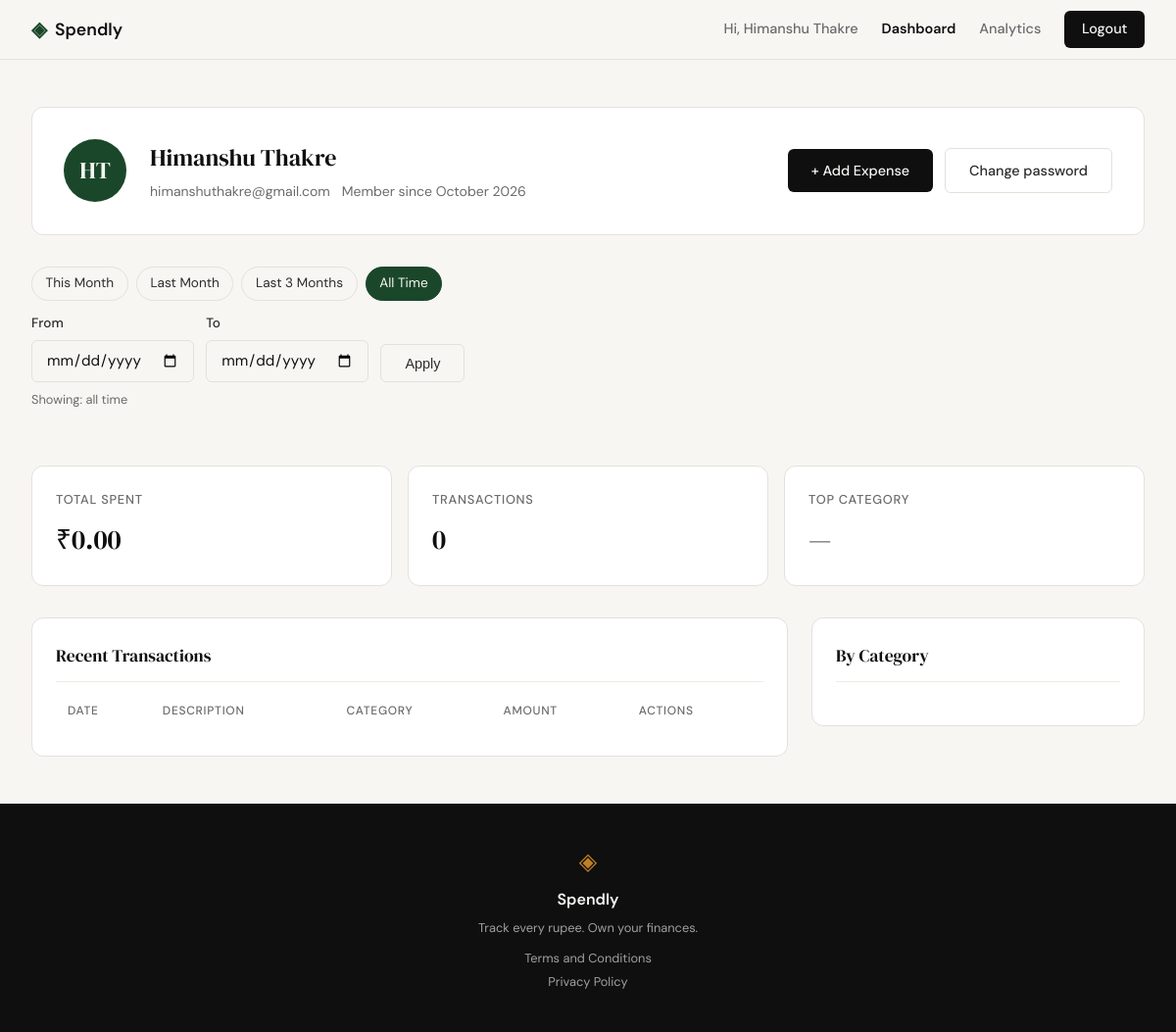
The page /profile (signed in) on the database as committed earlier.
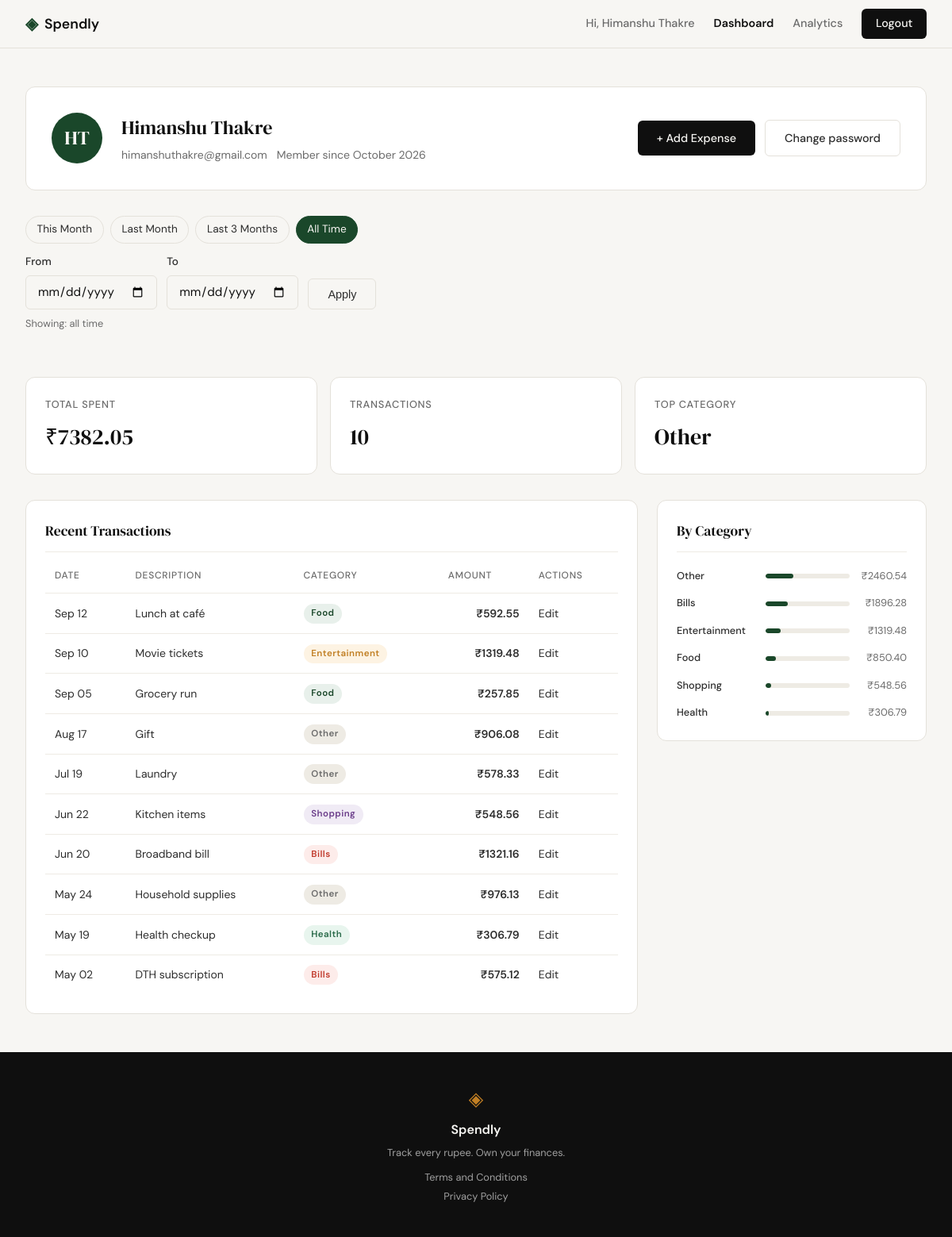
The same page on the database as committed later.
### tables this page shows
CREATE TABLE expenses (
                id          INTEGER PRIMARY KEY AUTOINCREMENT,
                user_id     INTEGER NOT NULL,
                amount      REAL    NOT NULL,
                category    TEXT    NOT NULL,
                date        TEXT    NOT NULL,
                description TEXT,
                created_at  TEXT    NOT NULL DEFAULT (datetime('now')),
                FOREIGN KEY (user_id) REFERENCES users(id) ON DELETE CASCADE
            );

### app.py (the view)
@app.route("/profile")
def profile():
    if not session.get("user_id"):
        flash("Please sign in to view your profile.")
        return redirect(url_for("login"))
    user_id = session["user_id"]
    user = get_user_by_id(user_id)
    if user is None:
        abort(404)
    created = datetime.strptime(user["created_at"][:10], "%Y-%m-%d")
    name = user["name"]
    initials = "".join(p[0].upper() for p in name.split()[:2])
    user_info = {
        "name":         name,
        "initials":     initials,
        "email":        user["email"],
        "member_since": created.strftime("%B %Y"),
    }
    date_from = _parse_date(request.args.get("from", "").strip())
    date_to   = _parse_date(request.args.get("to", "").strip())
    today          = date.today()
    month_start    = today.replace(day=1)
    last_month_end = month_start - timedelta(days=1)
    date_presets = [
        {"label": "This Month",    "date_from": month_start.isoformat(),                   "date_to": today.isoformat()},
        {"label": "Last Month",    "date_from": last_month_end.replace(day=1).isoformat(),  "date_to": last_month_end.isoformat()},
        {"label": "Last 3 Months", "date_from": (today - timedelta(days=90)).isoformat(),   "date_to": today.isoformat()},
    ]
    return render_template(
        "profile.html",
        user_info=user_info,
        stats=get_summary_stats(user_id, date_from=date_from, date_to=date_to),
        transactions=get_recent_transactions(user_id, date_from=date_from, date_to=date_to),
        categories=get_category_breakdown(user_id, date_from=date_from, date_to=date_to),
        filter_from=date_from or "",
        filter_to=date_to or "",
        date_presets=date_presets,
    )

### app.py (called while the page is built)
def _parse_date(s):
    try:
        datetime.strptime(s, "%Y-%m-%d")
        return s
    except (ValueError, TypeError):
        return None

### database/db.py (called while the page is built)
def get_db():
    conn = sqlite3.connect(DATABASE_PATH)
    conn.row_factory = sqlite3.Row
    conn.execute("PRAGMA foreign_keys = ON")
    return conn

### database/queries.py (called while the page is built)
def _date_where(user_id, date_from, date_to):
    clauses = ["user_id = ?"]
    params  = [user_id]
    if date_from:
        clauses.append("date >= ?")
        params.append(date_from)
    if date_to:
        clauses.append("date <= ?")
        params.append(date_to)
    return " AND ".join(clauses), params

def get_user_by_id(user_id):
    with get_db() as conn:
        return conn.execute(
            "SELECT * FROM users WHERE id = ?", (user_id,)
        ).fetchone()

### templates/profile.html (shortened to what the changed rows need)
{% extends "base.html" %}
{% block content %}
<section class="profile-section">
    <div class="profile-inner">
        <div class="filter-bar">
            <div class="filter-presets">
                {% for preset in date_presets %}
                <a href="{{ url_for('profile', **{'from': preset.date_from, 'to': preset.date_to}) }}"
                   class="filter-pill{% if filter_from == preset.date_from and filter_to == preset.date_to %} active{% endif %}">
                    {{ preset.label }}
                </a>
                {% endfor %}
                <a href="{{ url_for('profile') }}"
                   class="filter-pill{% if not filter_from and not filter_to %} active{% endif %}">
                    All Time
                </a>
            </div>
        </div>
        <div class="stats-row">
            <div class="stat-tile">
                <div class="stat-label">Total Spent</div>
                <div class="stat-value">{{ stats.total_spent }}</div>
            </div>
            <div class="stat-tile">
                <div class="stat-label">Transactions</div>
                <div class="stat-value">{{ stats.transaction_count }}</div>
            </div>
            <div class="stat-tile">
                <div class="stat-label">Top Category</div>
                <div class="stat-value">{{ stats.top_category }}</div>
            </div>
        </div>
        <div class="profile-grid">
            <div class="section-card">
                <table class="txn-table">
                    <thead>
                        <tr>
                            <th>Date</th>
                            <th>Description</th>
                            <th>Category</th>
                            <th>Amount</th>
                            <th>Actions</th>
                        </tr>
                    </thead>
                    <tbody>
                        {% for t in transactions %}
                        <tr>
                            <td>{{ t.date }}</td>
                            <td>{{ t.description }}</td>
                            <td><span class="badge badge-{{ t.category | lower }}">{{ t.category }}</span></td>
                            <td class="txn-amount">{{ t.amount }}</td>
                            <td><a href="{{ url_for('edit_expense', id=t.id) }}" class="txn-edit-link">Edit</a></td>
                        </tr>
                        {% endfor %}
                    </tbody>
                </table>
            </div>
            <div class="section-card">
                {% for c in categories %}
                <div class="cat-row">
                    <span class="cat-label">{{ c.name }}</span>
                    <div class="cat-bar-track">
                        <div class="cat-bar" style="width: {{ c.pct }}%"></div>
                    </div>
                    <span class="cat-amt">{{ c.amount }}</span>
                </div>
                {% endfor %}
            </div>
        </div>
    </div>
</section>
{% endblock %}

Rows that differ between the two databases and show on the page:
added expenses: top_category "Other", date "May 24", description "Household supplies", category "Other", amount "₹976.13", name "Other", {{ c.pct }} 33 (drawn), amount "₹2460.54"
added expenses: date "Sep 12", description "Lunch at café", category "Food", amount "₹592.55"
added expenses: date "Sep 10", description "Movie tickets", category "Entertainment", amount "₹1319.48", name "Entertainment", {{ c.pct }} 18 (drawn)
added expenses: date "Sep 05", description "Grocery run", category "Food", amount "₹257.85", name "Food", {{ c.pct }} 12 (drawn), amount "₹850.40"
added expenses: date "Aug 17", description "Gift", category "Other", amount "₹906.08"
added expenses: date "Jul 19", description "Laundry", category "Other", amount "₹578.33"
added expenses: date "Jun 22", description "Kitchen items", category "Shopping", amount "₹548.56", name "Shopping", {{ c.pct }} 7 (drawn)
added expenses: date "Jun 20", description "Broadband bill", category "Bills", amount "₹1321.16"
added expenses: date "May 19", description "Health checkup", category "Health", amount "₹306.79", name "Health", {{ c.pct }} 4 (drawn)
added expenses: date "May 02", description "DTH subscription", category "Bills", amount "₹575.12", name "Bills", {{ c.pct }} 26 (drawn), amount "₹1896.28"
Other text that changed with them:
{{ stats.total_spent }}: "₹0.00" → "₹7382.05"
{{ stats.transaction_count }}: "0" → "10"
{{ stats.top_category }}: "—" → (not shown)
